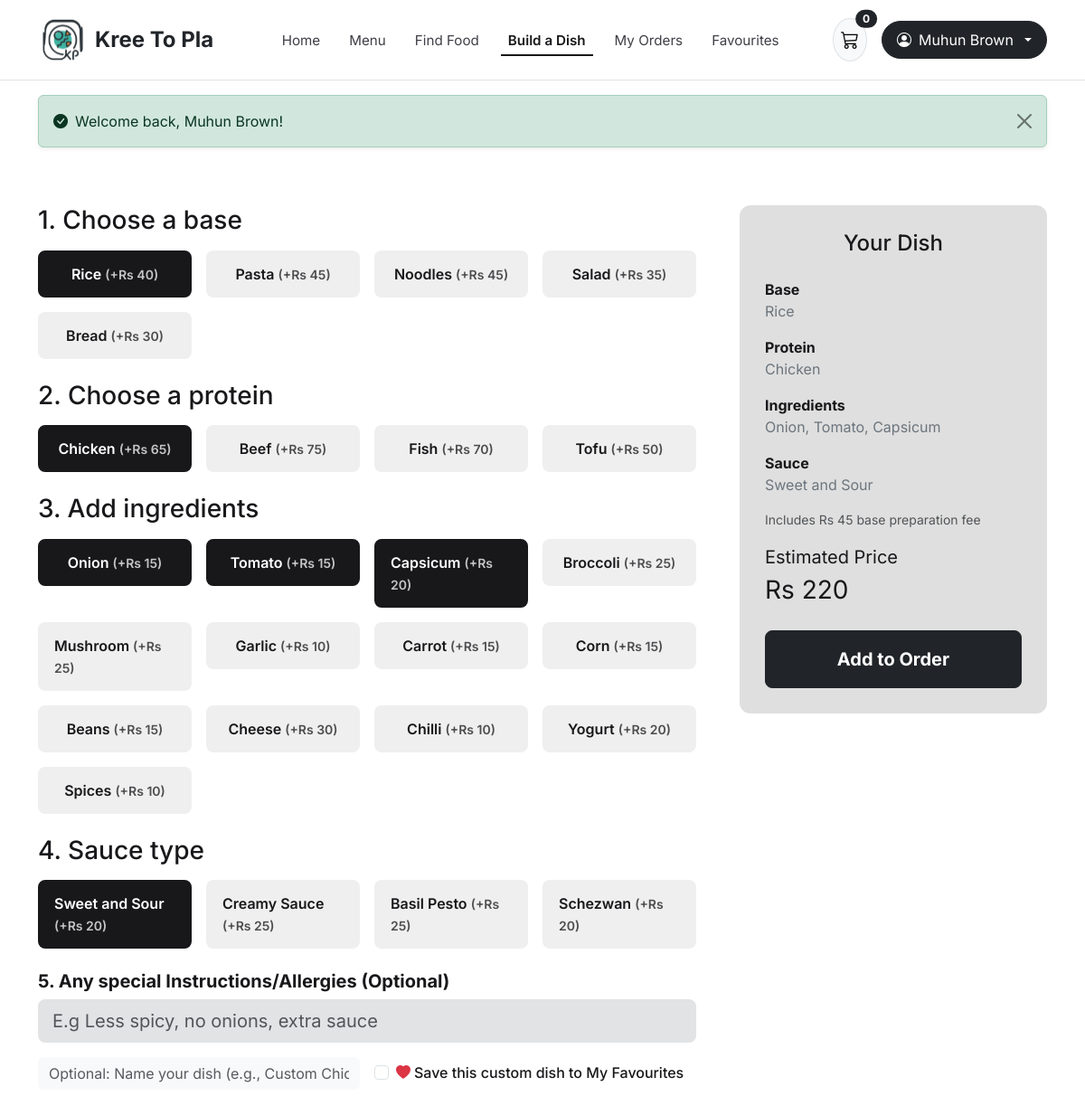
The app's page /build_dish.php (signed in) with its own data.
### tables this page shows
CREATE TABLE Ingredient (
  ingredient_id   INT UNSIGNED AUTO_INCREMENT PRIMARY KEY,
  ingredient_name VARCHAR(150) NOT NULL,
  category        ENUM('Base', 'Protein', 'Vegetable', 'Sauce', 'Other') NOT NULL DEFAULT 'Vegetable',
  price           DECIMAL(10,2) NOT NULL DEFAULT 25.00,
  allergy_info    TEXT NULL,
  is_available    BOOLEAN NOT NULL DEFAULT TRUE,
  CONSTRAINT ck_ingredient_price CHECK (price >= 0)
);

### includes/security.php (called while the page is built, shortened)
<?php
function e(mixed $value): string
{
    return htmlspecialchars((string) ($value ?? ''), ENT_QUOTES | ENT_SUBSTITUTE, 'UTF-8');
}

### build_dish.php (the view, shortened to what this page needs)
<?php
require_once __DIR__ . '/includes/security.php';
$stmt = $pdo->query('SELECT * FROM Ingredient WHERE is_available = TRUE ORDER BY category, ingredient_id ASC');
$grouped = ['Base' => [], 'Protein' => [], 'Vegetable' => [], 'Sauce' => []];
foreach ($stmt->fetchAll() as $ing) {
    $cat = $ing['category'];
    if ($cat === 'Other') {
        $grouped['Vegetable'][] = $ing;
    } else {
        $grouped[$cat][] = $ing;
    }
}
require_once __DIR__ . '/includes/header.php';
?>
<div class="container py-5">
    <form method="POST" action="build_dish.php" id="js-build-dish-form" data-base-price="<?= (float) CUSTOM_DISH_BASE_PRICE ?>">
        <div class="row g-5 align-items-start">
            <div class="col-lg-8">
                <h3 class="fw-extrabold mb-3">1. Choose a base</h3>
                <div class="row row-cols-2 row-cols-md-4 g-3 mb-4">
                    <?php foreach ($grouped['Base'] as $idx => $ing): ?>
                        <div class="col">
                            <label class="kp-ing-pill w-100 justify-content-center">
                                <span><?= e($ing['ingredient_name']) ?> <small class="opacity-75">(+Rs <?= (int) $ing['price'] ?>)</small></span>
                            </label>
                        </div>
                    <?php endforeach; ?>
                </div>
                <h3 class="fw-extrabold mb-3">2. Choose a protein</h3>
                <div class="row row-cols-2 row-cols-md-4 g-3 mb-4">
                    <?php foreach ($grouped['Protein'] as $idx => $ing): ?>
                        <div class="col">
                            <label class="kp-ing-pill w-100 justify-content-center">
                                <span><?= e($ing['ingredient_name']) ?> <small class="opacity-75">(+Rs <?= (int) $ing['price'] ?>)</small></span>
                            </label>
                        </div>
                    <?php endforeach; ?>
                </div>
                <h3 class="fw-extrabold mb-3">3. Add ingredients</h3>
                <div class="row row-cols-2 row-cols-md-4 g-3 mb-4">
                    <?php foreach ($grouped['Vegetable'] as $idx => $ing): ?>
                        <div class="col">
                            <label class="kp-ing-pill w-100 justify-content-center">
                                <span><?= e($ing['ingredient_name']) ?> <small class="opacity-75">(+Rs <?= (int) $ing['price'] ?>)</small></span>
                            </label>
                        </div>
                    <?php endforeach; ?>
                </div>
                <h3 class="fw-extrabold mb-3">4. Sauce type</h3>
                <div class="row row-cols-2 row-cols-md-4 g-3 mb-4">
                    <?php foreach ($grouped['Sauce'] as $idx => $ing): ?>
                        <div class="col">
                            <label class="kp-ing-pill w-100 justify-content-center">
                                <span><?= e($ing['ingredient_name']) ?> <small class="opacity-75">(+Rs <?= (int) $ing['price'] ?>)</small></span>
                            </label>
                        </div>
                    <?php endforeach; ?>
                </div>
                <h5 class="fw-bold mb-2">5. Any special Instructions/Allergies (Optional)</h5>
                <input type="text" name="instructions" class="form-control form-control-lg bg-secondary-subtle border-0 mb-3"
                       placeholder="E.g Less spicy, no onions, extra sauce">
                <div class="row g-3 align-items-center">
                    <div class="col-md-6">
                        <input type="text" name="dish_name" class="form-control bg-light border-0"
                               placeholder="Optional: Name your dish (e.g., Custom Chicken Rice)">
                    </div>
                    <div class="col-md-6">
                        <div class="form-check">
                            <input class="form-check-input" type="checkbox" name="save_favourite" id="saveFavCheck" value="1">
                            <label class="form-check-label fw-medium" for="saveFavCheck">
                                <i class="bi bi-heart-fill text-danger me-1"></i>Save this custom dish to My Favourites
                            </label>
                        </div>
                    </div>
                </div>
            </div>
            <div class="col-lg-4">
                <div class="kp-summary-panel sticky-top" style="top: 100px; z-index: 10;">
                    <h4 class="fw-extrabold text-center mb-4">Your Dish</h4>
                    <div class="mb-3">
                        <div class="fw-bold">Base</div>
                        <div id="summary-base" class="text-secondary">Rice</div>
                    </div>
                    <div class="mb-3">
                        <div class="fw-bold">Protein</div>
                        <div id="summary-protein" class="text-secondary">Chicken</div>
                    </div>
                    <div class="mb-3">
                        <div class="fw-bold">Ingredients</div>
                        <div id="summary-veggies" class="text-secondary">Onion, Tomato, Capsicum</div>
                    </div>
                    <div class="mb-3">
                        <div class="fw-bold">Sauce</div>
                        <div id="summary-sauce" class="text-secondary">Sweet and Sour</div>
                    </div>
                    <div class="small text-muted mb-3">
                        Includes Rs <?= (int) CUSTOM_DISH_BASE_PRICE ?> base preparation fee
                    </div>
                    <div class="mb-4">
                        <div class="fw-extrabold fs-5">Estimated Price</div>
                        <div id="summary-price" class="fw-extrabold fs-3">Rs 200</div>
                    </div>
                    <button type="submit" class="btn btn-dark btn-lg w-100 fw-bold py-3">
                        Add to Order
                    </button>
                </div>
            </div>
        </div>
    </form>
</div>
<?php require_once __DIR__ . '/includes/footer.php'; ?>

### assets/css/style.css (style rules this page uses)
:root { --kp-black: #18181b; --kp-gray-bg: #d9d9d9; --kp-light-bg: #f4f4f5; --kp-accent-teal: #2dd4bf; --kp-accent-red: #dc2626; --kp-accent-amber: #d97706; --kp-purple: #6d5acd; }
body { font-family: 'Inter', -apple-system, BlinkMacSystemFont, sans-serif; color: var(--kp-black); background-color: #ffffff; }
.kp-ing-pill { display: flex; align-items: center; gap: 10px; background-color: #efefef; border: 2px solid transparent; border-radius: 8px; padding: 12px 16px; cursor: pointer; font-weight: 600; user-select: none; transition: all 0.15s ease; }
.kp-ing-pill.selected, .kp-ing-pill:has(input:checked) { background-color: #18181b; color: #ffffff; border-color: #18181b; }
.kp-summary-panel { background-color: #dfdfdf; border-radius: 12px; padding: 1.75rem; z-index: 10; }

### records on screen
ingredient: ingredient_name "Rice", price "40"
ingredient: ingredient_name "Pasta", price "45"
ingredient: ingredient_name "Noodles", price "45"
ingredient: ingredient_name "Salad", price "35"
ingredient: ingredient_name "Bread", price "30"
ingredient: ingredient_name "Chicken", price "65"
ingredient: ingredient_name "Beef", price "75"
ingredient: ingredient_name "Fish", price "70"
ingredient: ingredient_name "Tofu", price "50"
ingredient: ingredient_name "Onion", price "15"
ingredient: ingredient_name "Tomato", price "15"
ingredient: ingredient_name "Capsicum", price "20"
ingredient: ingredient_name "Broccoli", price "25"
ingredient: ingredient_name "Mushroom", price "25"
ingredient: ingredient_name "Garlic", price "10"
ingredient: ingredient_name "Carrot", price "15"
ingredient: ingredient_name "Corn", price "15"
ingredient: ingredient_name "Beans", price "15"
ingredient: ingredient_name "Cheese", price "30"
ingredient: ingredient_name "Chilli", price "10"
ingredient: ingredient_name "Yogurt", price "20"
ingredient: ingredient_name "Spices", price "10"
ingredient: ingredient_name "Sweet and Sour", price "20"
ingredient: ingredient_name "Creamy Sauce", price "25"
ingredient: ingredient_name "Basil Pesto", price "25"
ingredient: ingredient_name "Schezwan", price "20"

### other values on screen
$cartCount "0"
$_SESSION['user_name'] "Muhun Brown"
$_SESSION['flash_success'] "Welcome back, Muhun Brown!"
CUSTOM_DISH_BASE_PRICE "45"
